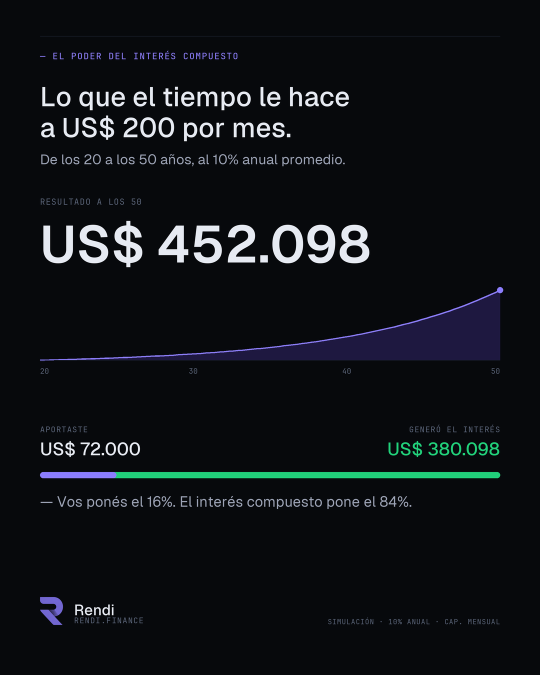
#> input picture design/outputs/rendi_interes_compuesto.png, 1080 x 1350 px, given in place of rendi-mark-ink.png, which was not available (shown at 1/2 size)
$ python generate_compound_light.py
#> lines starting #> are read from the running program, lines starting #| are printed output that depends on the picture; pictures that were not available may be replaced by others from this repository, and a replacement may not be noted
"""
Post feed 4:5 (1080×1350) — Interés compuesto, VERSIÓN CLARA (tono Frost).
Mismo contenido y fuentes reales (Geist + JetBrains Mono) que la versión dark,
pero sobre fondo claro #F4F2FB — más cálido, menos oscuro. Hex del brand kit.

Escenario: US$ 200/mes · 10% anual (cap. mensual) · de los 20 a los 50 (360 aportes).
"""

import os
from PIL import Image, ImageDraw, ImageFont

W, H = 1080, 1350
SS = 2
MARGIN = 80
X0, X1 = MARGIN, W - MARGIN

# ─── Paleta clara (brand kit) ────────────────────────────────────────────────
FROST       = (0xF5, 0xF3, 0xFB)
INK         = (0x07, 0x09, 0x0C)
INK_STRONG  = (0x11, 0x13, 0x1A)
INK_BODY    = (0x34, 0x38, 0x44)
INK_MUTE    = (0x78, 0x7C, 0x8C)
INK_FAINT   = (0xB6, 0xB8, 0xC6)
CARD_BORDER = (0xE4, 0xE0, 0xF0)
VIOLET      = (0x8B, 0x7D, 0xFF)   # primario (iso, barra)
VIOLET_H    = (0x6E, 0x5F, 0xF0)   # hover/deep — para texto y línea sobre claro
GREEN       = (0x14, 0xA8, 0x5C)   # ganancia legible sobre claro

def mix(fg, bg, a):
    return tuple(int(bg[i] + (fg[i] - bg[i]) * a) for i in range(3))
AREA = mix(VIOLET, FROST, 0.18)    # relleno claro bajo la curva

FONTS = "/Users/nicolaspussetto/Documents/trading/design/fonts"
def _f(name, size):
    return ImageFont.truetype(os.path.join(FONTS, name), int(size * SS))
GEIST_RG = lambda s: _f("Geist-Regular.ttf", s)
GEIST_MD = lambda s: _f("Geist-Medium.ttf", s)
GEIST_SB = lambda s: _f("Geist-SemiBold.ttf", s)
JB_RG    = lambda s: _f("JetBrainsMono-Regular.ttf", s)
JB_MD    = lambda s: _f("JetBrainsMono-Medium.ttf", s)
def S(v): return int(round(v * SS))

# ─── Helpers ─────────────────────────────────────────────────────────────────
def text(d, x, y, s, font, fill): d.text((S(x), S(y)), s, font=font, fill=fill)
def text_right(d, xr, y, s, font, fill):
    d.text((S(xr) - d.textlength(s, font=font), S(y)), s, font=font, fill=fill)

def mono_spaced(d, x, y, s, size, fill, weight="rg", ls=0.08, align="left", xr=None):
    f = JB_MD(size) if weight == "md" else JB_RG(size)
    sp = size * ls * SS
    total = sum(d.textlength(c, font=f) for c in s) + sp * (len(s) - 1)
    cx = (S(xr) - total) if align == "right" else S(x)
    for c in s:
        d.text((cx, S(y)), c, font=f, fill=fill); cx += d.textlength(c, font=f) + sp
    return total / SS

def fit(d, s, factory, max_w, start, lo=40):
    size = start
    while size > lo:
        f = factory(size)
        if d.textlength(s, font=f) / SS <= max_w: return f, size
        size -= 2
    return factory(lo), lo

def ar(n): return f"{int(round(n)):,}".replace(",", ".")

# ─── Finanzas ────────────────────────────────────────────────────────────────
PMT, RATE, YEARS = 200, 0.10, 30
i = RATE / 12; N = YEARS * 12
FV = PMT * (((1 + i) ** N - 1) / i)
APORTE = PMT * N; INTERES = FV - APORTE
F_APORTE = APORTE / FV; F_INTERES = INTERES / FV

# ─── Lienzo ──────────────────────────────────────────────────────────────────
img = Image.new("RGB", (W * SS, H * SS), FROST)
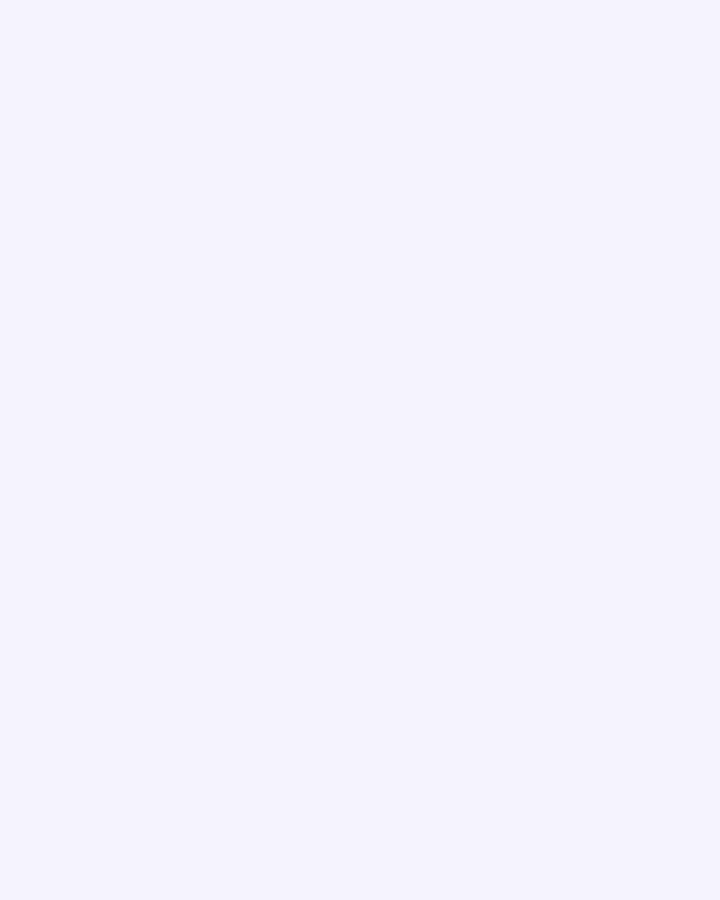
#> img: PIL image 2160x2700 RGB (shown at 1/3 size); mean R, G, B 245, 243, 251
d = ImageDraw.Draw(img)

d.line([(S(X0), S(72)), (S(X1), S(72))], fill=CARD_BORDER, width=max(1, SS))
mono_spaced(d, X0, 100, "— EL PODER DEL INTERÉS COMPUESTO", 18, VIOLET_H, weight="md")
text(d, X0, 158, "Lo que el tiempo le hace", GEIST_MD(54), INK_STRONG)
text(d, X0, 220, "a US$ 200 por mes.", GEIST_MD(54), INK_STRONG)
text(d, X0, 300, "De los 20 a los 50 años, al 10% anual promedio.", GEIST_RG(28), INK_BODY)

mono_spaced(d, X0, 392, "RESULTADO A LOS 50", 17, INK_MUTE)
hero = f"US$ {ar(FV)}"
hf, _ = fit(d, hero, GEIST_SB, max_w=X1 - X0, start=104, lo=70)
text(d, X0, 420, hero, hf, INK_STRONG)

# Curva
cx0, cx1 = X0, X1
cy_base, cy_top = 720, 580
pts = []
for k in range(101):
    t = YEARS * k / 100
    val = PMT * (((1 + i) ** (12 * t) - 1) / i) if t > 0 else 0
    pts.append((S(cx0 + (cx1 - cx0) * (k / 100)), S(cy_base - (val / FV) * (cy_base - cy_top))))
d.polygon(pts + [(S(cx1), S(cy_base)), (S(cx0), S(cy_base))], fill=AREA)
d.line(pts, fill=VIOLET_H, width=3 * SS, joint="curve")
ex, ey = pts[-1]
#> ex = 2000; ey = 1160
d.ellipse([ex - 6 * SS, ey - 6 * SS, ex + 6 * SS, ey + 6 * SS], fill=VIOLET_H)
d.line([(S(cx0), S(cy_base)), (S(cx1), S(cy_base))], fill=CARD_BORDER, width=max(1, SS))
for age in (20, 30, 40, 50):
    x = cx0 + (cx1 - cx0) * ((age - 20) / YEARS)
    f = JB_RG(15); wl = d.textlength(str(age), font=f)
    xpos = S(x) - wl / 2
    if age == 20: xpos = S(x)
    if age == 50: xpos = S(x) - wl
    d.text((xpos, S(cy_base + 12)), str(age), font=f, fill=INK_MUTE)
#> this loop made 4 passes

# Contraste
row_y = 848
mono_spaced(d, X0, row_y, "APORTASTE", 16, INK_MUTE)
mono_spaced(d, 0, row_y, "GENERÓ EL INTERÉS", 16, INK_MUTE, align="right", xr=X1)
text(d, X0, row_y + 26, f"US$ {ar(APORTE)}", GEIST_MD(36), INK_STRONG)
text_right(d, X1, row_y + 26, f"US$ {ar(INTERES)}", GEIST_MD(36), GREEN)

bar_y, bar_h = row_y + 96, 12
split = X0 + (X1 - X0) * F_APORTE
d.rounded_rectangle([S(X0), S(bar_y), S(X1), S(bar_y + bar_h)], radius=S(6), fill=GREEN)
d.rounded_rectangle([S(X0), S(bar_y), S(split + 6), S(bar_y + bar_h)], radius=S(6), fill=VIOLET)

text(d, X0, bar_y + 40,
     f"— Vos ponés el {round(F_APORTE*100)}%. El interés compuesto pone el {round(F_INTERES*100)}%.",
     GEIST_RG(29), INK_BODY)

# Footer — logo REAL de Rendi (mark ink sobre fondo claro, ver brand-kit/logos)
iso_y = 1194
LOGO = "/Users/nicolaspussetto/Documents/rendi 2/brand-kit/logos/rendi-mark-ink.png"
logo = Image.open(LOGO).convert("RGBA")
logo = logo.crop(logo.getchannel("A").getbbox())     # recorta el padding transparente
mark_h = 56
mark_w = round(logo.width * mark_h / logo.height)
#> mark_w = 45
logo = logo.resize((S(mark_w), S(mark_h)), Image.LANCZOS)
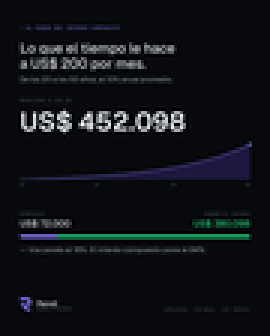
#> logo: PIL image 90x112 RGBA (shown 3 times larger); mean R, G, B, A 15.4, 18.6, 22.5, 255
img.paste(logo, (S(X0), S(iso_y)), logo)              # alpha como máscara
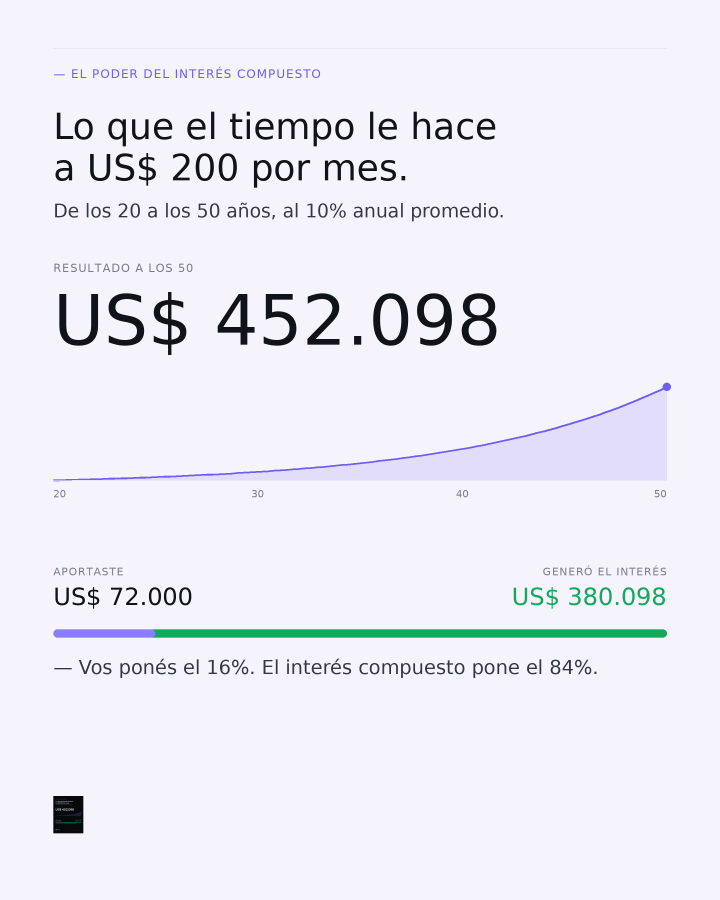
#> img: PIL image 2160x2700 RGB (shown at 1/3 size); mean R, G, B 236.1, 235.3, 243.7
tx = X0 + mark_w + 22
#> tx = 147
text(d, tx, iso_y + 6, "Rendi", GEIST_MD(30), INK_STRONG)
mono_spaced(d, tx, iso_y + 36, "RENDI.FINANCE", 16, INK_MUTE)
mono_spaced(d, 0, iso_y + 40, "SIMULACIÓN · 10% ANUAL · CAP. MENSUAL", 14, INK_MUTE, ls=0.06, align="right", xr=X1)

# Export
out_dir = "/Users/nicolaspussetto/Documents/trading/design/outputs"
os.makedirs(out_dir, exist_ok=True)
out = os.path.join(out_dir, "rendi_interes_compuesto_claro.png")
img.resize((W, H), Image.LANCZOS).save(out, "PNG", optimize=True)
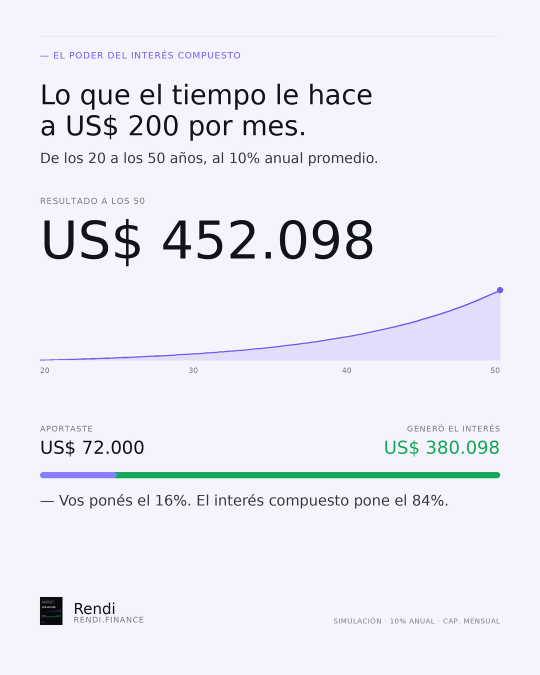
#> saved as rendi_interes_compuesto_claro.png: PIL image 1080x1350 RGB (shown at 1/2 size); mean R, G, B 235.9, 235.1, 243.4
print(f"FV={ar(FV)} aporte={ar(APORTE)} interes={ar(INTERES)} ({round(F_APORTE*100)}/{round(F_INTERES*100)})")
print(f"✓ {out} ({os.path.getsize(out)/1024:.1f}KB)")
